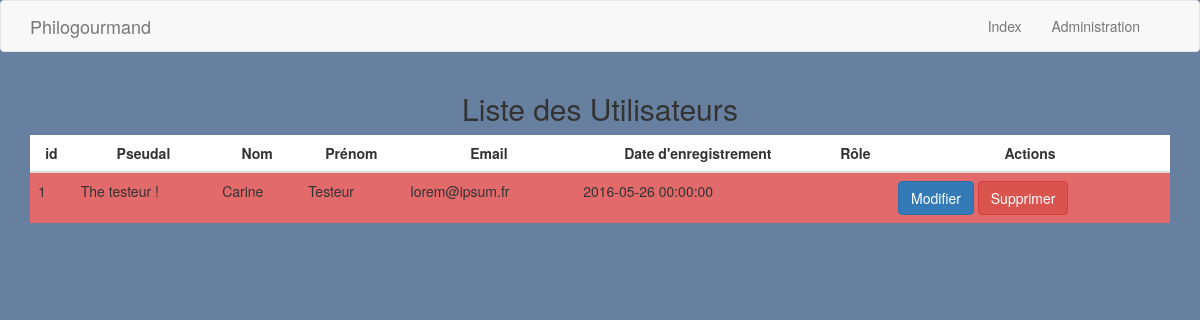
The page /admin/view_users.php on the database its author committed.
### tables this page shows
CREATE TABLE `users` (
  `id` int(11) NOT NULL,
  `nickname` varchar(50) NOT NULL,
  `firstname` varchar(50) NOT NULL,
  `lastname` varchar(50) NOT NULL,
  `email` varchar(255) NOT NULL,
  `password` varchar(255) NOT NULL,
  `date_reg` datetime NOT NULL
);

### admin/view_users.php (the view, shortened to what this page needs)
<?php
require_once '../inc/connect.php';
    $res = $pdo->prepare('SELECT * FROM users ORDER BY id DESC');
    $res->execute();
    $utilisateurs = $res->fetchAll(PDO::FETCH_ASSOC);
include_once '../inc/header_admin.php';
?>
<h2 class="text-center">Liste des Utilisateurs</h2>
<table class="table table-striped">
    <thead>
      <tr>
        <th>id</th>
        <th>Pseudal </th>
        <th>Nom</th>
        <th>Prénom</th>
        <th>Email</th>
        <th>Date d'enregistrement</th>
        <th>Rôle</th>
        <th>Actions</th>
      </tr>
    </thead>
<?php
    foreach($utilisateurs as $user){
?>
    <tbody>
      <tr>
        <td><?php echo $user['id']; ?></td>
        <td><?php echo $user['nickname']; ?></td>
        <td><?php echo $user['firstname']; ?></td>
        <td><?php echo $user['lastname']; ?></td>
        <td><?php echo $user['email']; ?></td>
        <td><?php echo $user['date_reg']; ?></td>
        <td><?php echo $user['role']?></td>
        <td>
          <a type="button" class="btn btn-primary" href="edit_user.php?id=<?php echo $user['id'];?>">Modifier</a>
          <a type="button" class="btn btn-danger" href="delete_user.php?id=<?php echo $user['id'];?>">Supprimer</a>
        </td>
      </tr>
    </tbody>
<?php } ?>
</table>
<?php
include_once '../inc/footer_admin.php';
?>

### css/style_admin.css (style rules this page uses)
body { background: #67809F; }
table > thead { background: white; }
.table-striped > tbody > tr:nth-of-type(2n+1) { background: #E26A6A; }
table > thead > tr > th { text-align: center; }

### rows shown on the page
users: id "1", nickname "The testeur !", firstname "Carine", lastname "Testeur", email "lorem@ipsum.fr", date_reg "2016-05-26 00:00:00"
